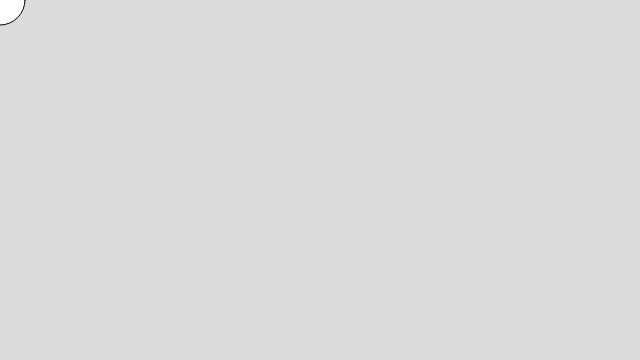
Frame 1 (no input)
Frame 60 (no input): identical to frame 1, image omitted
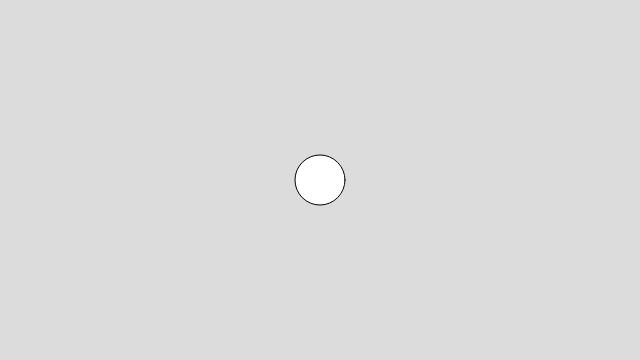
Frame 120 (the mouse pressed at the canvas centre since frame 60)

The p5.js sketch that drew these frames (run headless with seeded random() and noise() and a simulated clock; from frame 60 on, the mouse is pressed at the canvas centre):

// p5.js sketch
// ── sketch.js


function setup() {
  createCanvas(640, 360);
}

function draw() {
    background(220);
    ellipse(mouseX, mouseY, 50, 50);
}
